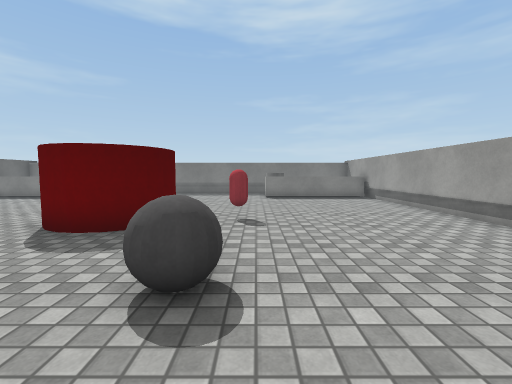
[1] (above)

14 first-person views from a walk through a Unity game level. The camera is 1.2 m above the floor, tilts 4° down and sees 90° across. The floor is counted in squares, 1 m on a side. Each view is taken from the middle of a square. On the plan, view 1 faces up. The plan holds only what a view shows up to about 12 squares ahead; the rest is blank. Surface patterns are stand-ins for the level's own textures.

[2]
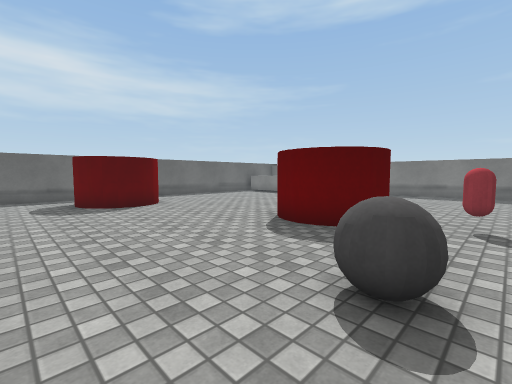

[3]
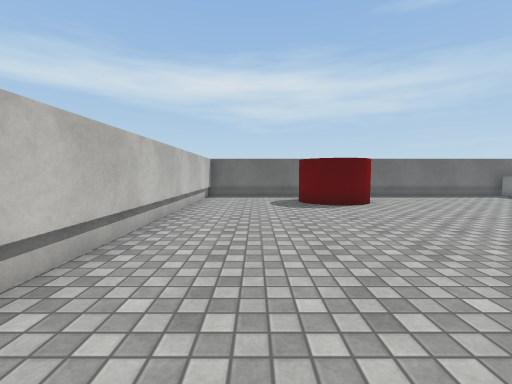

[4]
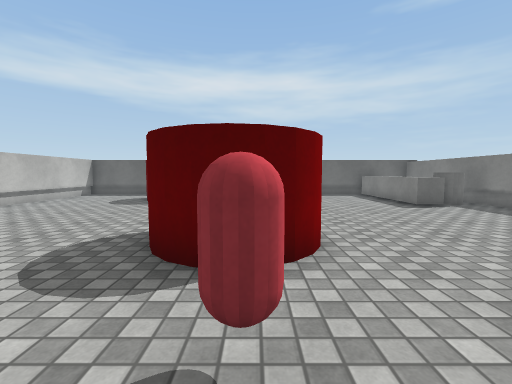

[5]
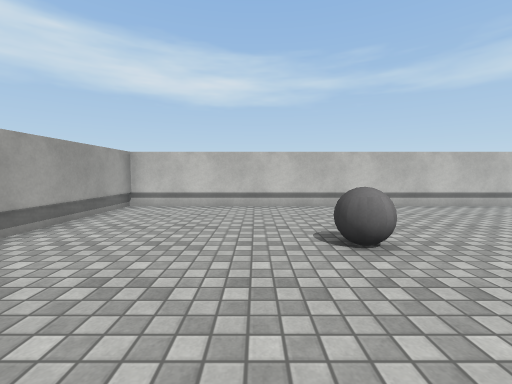

[6]
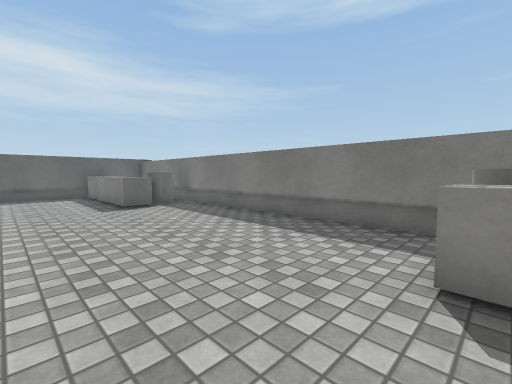

[7]
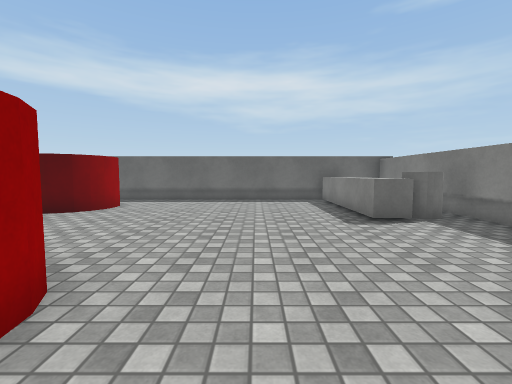

[8]
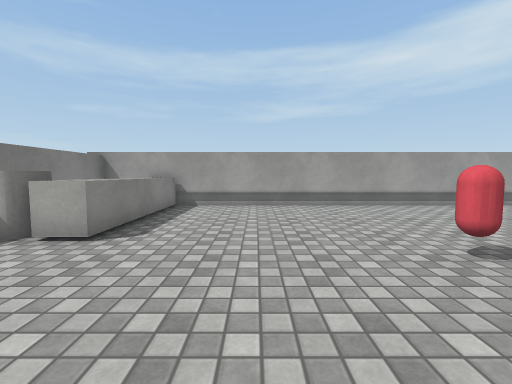

[9]
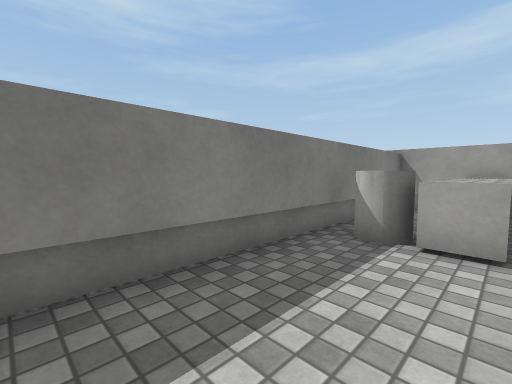

[10]
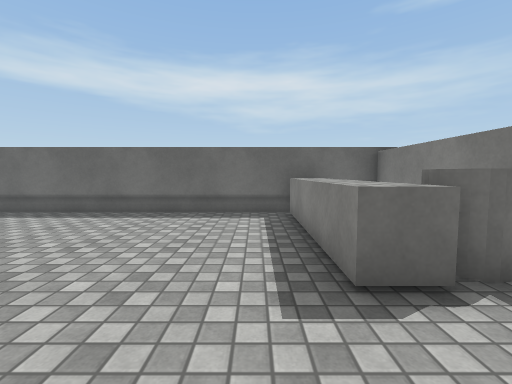

[11]
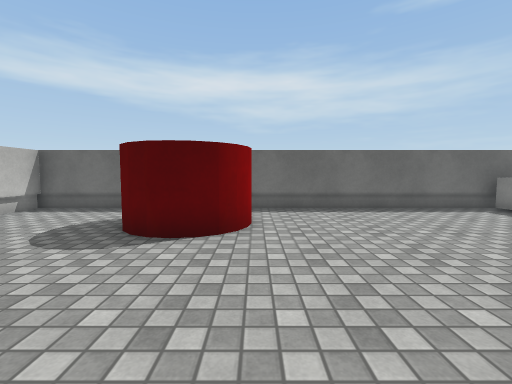

[12]
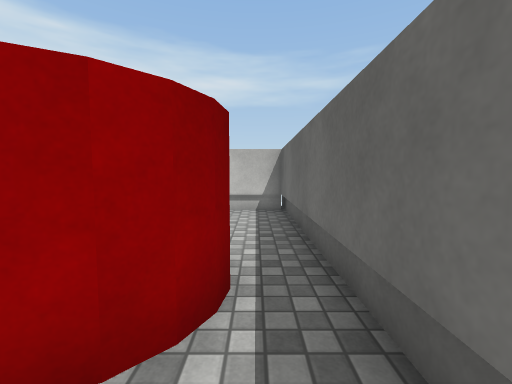

[13]
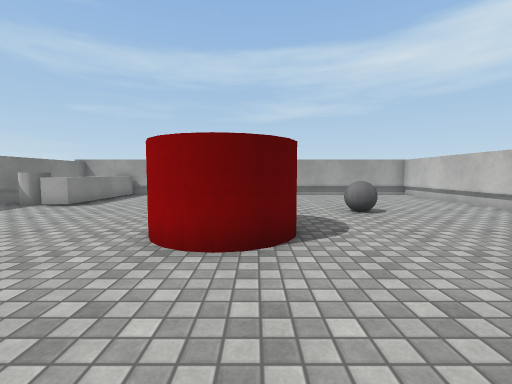

[14]
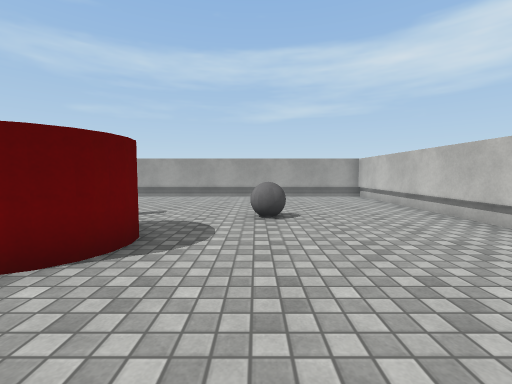

### Floor plan
Key: @ floor where view 1 was taken; # wall or solid block; . floor; ^ raised ledge; C red capsule; B grey ball; Y cylinder.
Columns run from 14 left of view 1 to 6 right of it. Each row starts with its distance up from view 1.
 16 #####################
 15 #   YY.........YY...#
 14 #^^^YY.........Y^^^ #
 13 #^^^^^.........^^^^^#
 12 #...................#
 11 #...................#
 10 #...................#
  9 #...................#
  8 #.........^^........#
  7 #........^ ^#.C.....#
  6 #........^^^#.......#
  5 #.##......##........#
  4 ##^ ^...............#
  3 ##  ^........BB.....#
  2 #.^^.........B......#
  1 #...................#
  0 #.............@.....#
 -1 #...................#
 -2 #...................#
 -3 #####################

Where each view was taken, in squares from view 1:
view 1: 0 up, 0 right, facing up
view 2: 0 up, 0 right, facing up-left
view 3: 0 up, 0 right, facing left
view 4: 7 up, 1 right, facing left
view 5: 7 up, 1 right, facing down
view 6: 10 up, 1 right, facing up-left
view 7: 10 up, 2 left, facing left
view 8: 10 up, 4 left, facing right
view 9: 13 up, 4 left, facing up-right
view 10: 12 up, 6 left, facing left
view 11: 5 up, 5 left, facing left
view 12: 6 up, 13 left, facing down
view 13: 6 up, 9 left, facing right
view 14: 3 up, 8 left, facing right
